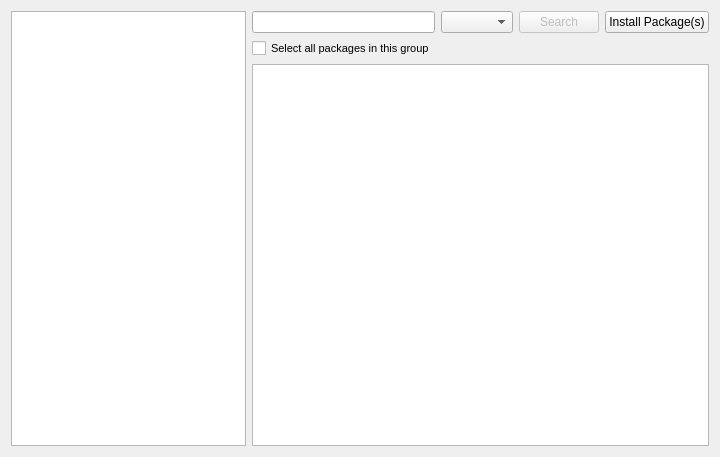
<?xml version="1.0" encoding="UTF-8"?>
<ui version="4.0">
 <class>MainWidget</class>
 <widget class="QWidget" name="MainWidget">
  <property name="geometry">
   <rect>
    <x>0</x>
    <y>0</y>
    <width>720</width>
    <height>457</height>
   </rect>
  </property>
  <property name="windowTitle">
   <string>Form</string>
  </property>
  <layout class="QGridLayout" name="gridLayout">
   <item row="0" column="0" rowspan="3">
    <layout class="QVBoxLayout" name="verticalLayout">
     <property name="spacing">
      <number>2</number>
     </property>
     <item>
      <widget class="GroupList" name="groupList">
       <property name="minimumSize">
        <size>
         <width>230</width>
         <height>0</height>
        </size>
       </property>
       <property name="maximumSize">
        <size>
         <width>260</width>
         <height>16777215</height>
        </size>
       </property>
       <property name="whatsThis">
        <string>Category Panel</string>
       </property>
      </widget>
     </item>
    </layout>
   </item>
   <item row="0" column="1">
    <widget class="QLineEdit" name="searchLine">
     <property name="whatsThis">
      <string>Search Bar</string>
     </property>
     <property name="clickMessage" stdset="0">
      <string>Click to search</string>
     </property>
     <property name="showClearButton" stdset="0">
      <bool>true</bool>
     </property>
    </widget>
   </item>
   <item row="0" column="3">
    <widget class="QPushButton" name="searchButton">
     <property name="enabled">
      <bool>false</bool>
     </property>
     <property name="whatsThis">
      <string>Search Button</string>
     </property>
     <property name="text">
      <string>Search</string>
     </property>
    </widget>
   </item>
   <item row="0" column="4">
    <widget class="QPushButton" name="actionButton">
     <property name="whatsThis">
      <string>Action Button for current states action</string>
     </property>
     <property name="text">
      <string>Install Package(s)</string>
     </property>
    </widget>
   </item>
   <item row="1" column="1">
    <widget class="QCheckBox" name="selectAll">
     <property name="font">
      <font>
       <pointsize>8</pointsize>
      </font>
     </property>
     <property name="whatsThis">
      <string>Toggler for selection all packages in Package List</string>
     </property>
     <property name="text">
      <string>Select all packages in this group</string>
     </property>
    </widget>
   </item>
   <item row="2" column="1" colspan="4">
    <widget class="PackageView" name="packageList">
     <property name="minimumSize">
      <size>
       <width>450</width>
       <height>0</height>
      </size>
     </property>
     <property name="whatsThis">
      <string>Package List</string>
     </property>
     <property name="horizontalScrollBarPolicy">
      <enum>Qt::ScrollBarAlwaysOff</enum>
     </property>
     <property name="editTriggers">
      <set>QAbstractItemView::NoEditTriggers</set>
     </property>
     <property name="showDropIndicator" stdset="0">
      <bool>false</bool>
     </property>
     <property name="dragDropOverwriteMode">
      <bool>false</bool>
     </property>
     <property name="alternatingRowColors">
      <bool>true</bool>
     </property>
     <property name="selectionMode">
      <enum>QAbstractItemView::NoSelection</enum>
     </property>
     <property name="selectionBehavior">
      <enum>QAbstractItemView::SelectRows</enum>
     </property>
     <property name="showGrid">
      <bool>false</bool>
     </property>
     <property name="wordWrap">
      <bool>true</bool>
     </property>
     <property name="cornerButtonEnabled">
      <bool>false</bool>
     </property>
     <attribute name="horizontalHeaderVisible">
      <bool>false</bool>
     </attribute>
     <attribute name="horizontalHeaderStretchLastSection">
      <bool>true</bool>
     </attribute>
     <attribute name="verticalHeaderVisible">
      <bool>false</bool>
     </attribute>
     <attribute name="verticalHeaderDefaultSectionSize">
      <number>52</number>
     </attribute>
     <attribute name="verticalHeaderMinimumSectionSize">
      <number>52</number>
     </attribute>
     <attribute name="verticalHeaderVisible">
      <bool>false</bool>
     </attribute>
     <attribute name="verticalHeaderDefaultSectionSize">
      <number>52</number>
     </attribute>
     <attribute name="horizontalHeaderStretchLastSection">
      <bool>true</bool>
     </attribute>
     <attribute name="horizontalHeaderVisible">
      <bool>false</bool>
     </attribute>
     <attribute name="verticalHeaderMinimumSectionSize">
      <number>52</number>
     </attribute>
    </widget>
   </item>
   <item row="0" column="2">
    <widget class="QComboBox" name="typeCombo">
     <property name="maximumSize">
      <size>
       <width>260</width>
       <height>16777215</height>
      </size>
     </property>
     <property name="whatsThis">
      <string>Update Types</string>
     </property>
    </widget>
   </item>
  </layout>
 </widget>
 <customwidgets>
  <customwidget>
   <class>PackageView</class>
   <extends>QTableView</extends>
   <header location="global">packageview.h</header>
  </customwidget>
  <customwidget>
   <class>GroupList</class>
   <extends>QListWidget</extends>
   <header location="global">grouplist.h</header>
  </customwidget>
 </customwidgets>
 <resources>
  <include location="../data/data.qrc"/>
 </resources>
 <connections/>
</ui>
